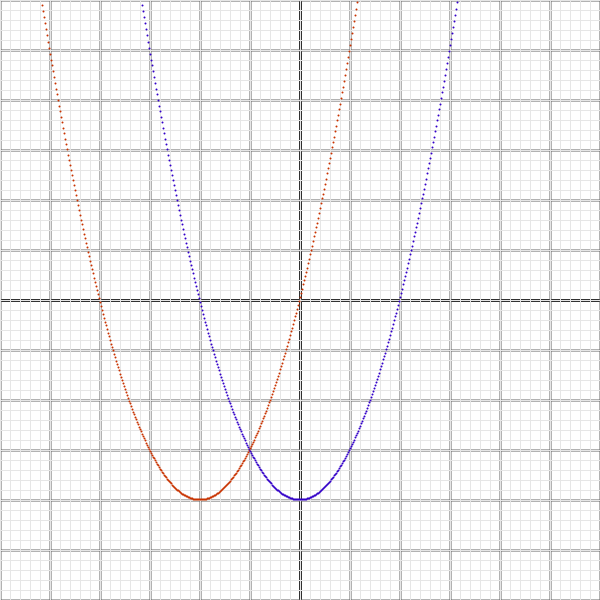
Frame 1 (no input)
Frame 60 (the mouse pressed at the canvas centre just before this capture): identical to frame 1, image omitted
Frame 120 (the mouse held since frame 60 and released just before this capture): identical to frame 1, image omitted

The Processing sketch that drew this single still picture (run headless with seeded random() and noise(); from frame 60 on, the mouse is pressed at the canvas centre):

// Processing sketch: processing_187171
// ── processing_187171.pde

//ax^3+bx^2+cx+d

float a1 = 0;
float b1 = 1;
float c1 = 4;
float d1 = 0;

float a2 = 0;
float b2 = 1;
float c2 = 0;
float d2 = -4;

float Scale = 50; 
float pixel = 1/Scale;

void setup(){
  //scale(10);
  size(600,600);
}
void draw(){
  background(255);
  translate(width/2,height/2);
  strokeWeight(3);
  stroke(0);
  line(0,-height/2,0,height/2);
  line(-width/2,0,width/2,0);
  strokeWeight(2);
  stroke(100);
  for(int i=-width/2; i<=width/2; i+=Scale){
    line(i,-height/2,i,height/2);
    line(-width/2,i,width/2,i);
  }
  strokeWeight(1);
  stroke(230);
  for(float i=-width/2; i<=width/2; i+=Scale/5){
    line(i,-height/2,i,height/2);
    line(-width/2,i,width/2,i);
  }
  strokeWeight(2);
  
  for(float x=-width/2; x<width/2; x+=pixel){
    stroke(200,50,0);
    point(x*Scale,-Scale*(a1*pow(x,3)+b1*pow(x,2)+c1*x+d1));
    stroke(50,0,200);
    point(x*Scale,-Scale*(a2*pow(x,3)+b2*pow(x,2)+c2*x+d2));
  }
}
